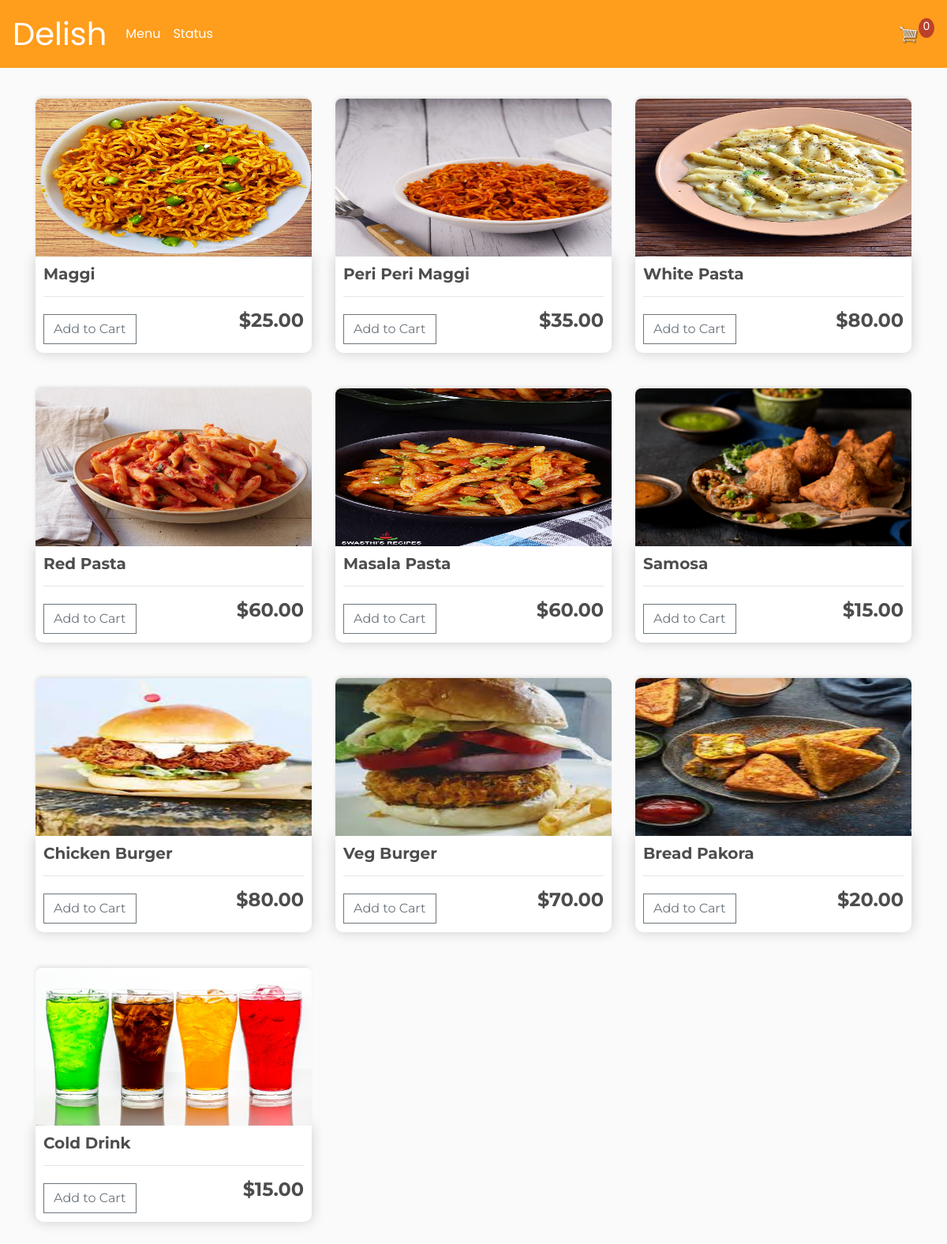
The app's page /, older data.
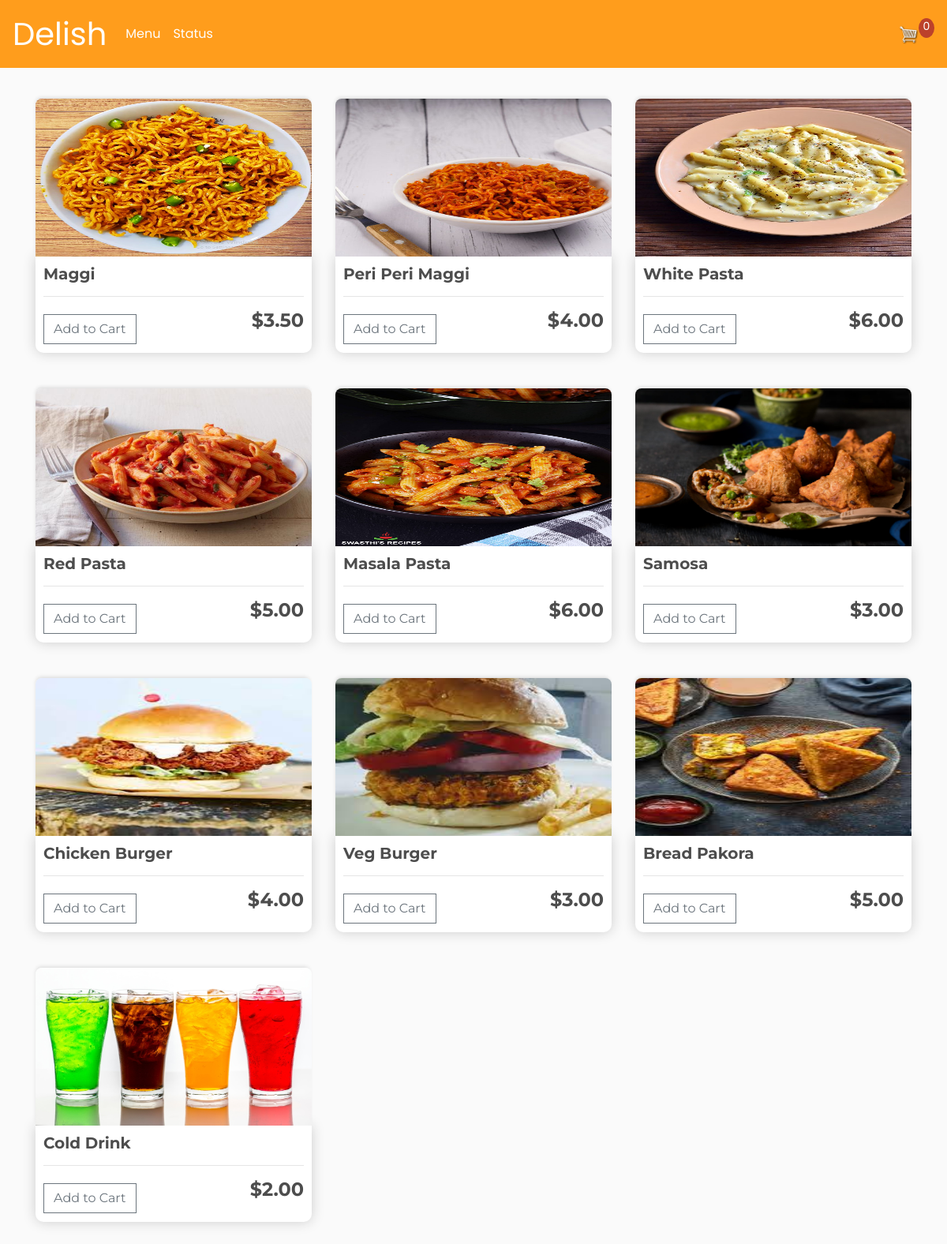
The same page, newer data.
### store/models.py (models this page shows, shortened)
class Product(models.Model):
	name = models.CharField(max_length=200)
	price = models.DecimalField(max_digits=7, decimal_places=2)
	digital = models.BooleanField(default=False,null=True, blank=True)
	image = models.ImageField(null=True, blank=True)
	@property
	def imageURL(self):
		try:
			url = self.image.url
		except:
			url = ''
		return url

### store/views.py (the view)
# urls.py: path('', include('store.urls')),
def store(request):
    data  = cartData(request)
    cartItems = data['cartItems']
    products = Product.objects.all()
    context = {"products":products, 'cartItems':cartItems}
    return render(request, 'store/store.html', context)

### store/utils.py (called while the page is built, shortened)
def cookieCart(request):
    try:
        cart = json.loads(request.COOKIES['cart'])
    except :
        cart = {}
    print('Cart: ',cart)
    items = []
    order = {'get_cart_total':0, 'get_cart_items':0, 'shipping':False}
    cartItems = order['get_cart_items']
    return {'cartItems':cartItems, 'order':order, 'items':items}

def cartData(request):
    if request.user.is_authenticated:
        customer = request.user.customer
        order, created = Order.objects.get_or_create(customer=customer, complete=False)
        items = order.orderitem_set.all()
        cartItems = order.get_cart_items
    else:
        cookieData = cookieCart(request)
        cartItems = cookieData['cartItems']
        order = cookieData['order']
        items = cookieData['items']
    return {'cartItems':cartItems, 'order':order, 'items':items}

### store/templates/store/store.html
{% extends 'store/main.html' %}
{% load static %}
{% block content %}
<div class="row">
{% for product in products %}
  <div class="col-lg-4">
    <img class="thumbnail" src="{{ product.imageURL }}">
      <div class="box-element product">
        <h6><strong>{{ product.name }}</strong></h6>
        <hr>
        <button data-product={{product.id}} data-action=add
           class="btn btn-outline-secondary add-btn update-cart">Add to Cart
        </button>
        <h4 style="display: inline-block; float: right">
          <strong>&#36;{{ product.price|floatformat:2 }}</strong>
        </h4>
      </div>
  </div>
{% endfor %}
</div>
{% endblock content %}

### store/templates/store/main.html (shortened to what this page needs)
<!DOCTYPE html>
{% load static %}
<html>
  <head>
    <link
      rel="stylesheet"
      href="https://stackpath.bootstrapcdn.com/bootstrap/4.4.1/css/bootstrap.min.css"
    />
    <link
      rel="stylesheet"
      type="text/css"
      href="{% static 'store/css/main.css' %}"
    />
  </head>
  <body>
    <nav class="navbar navbar-expand-lg navbar-dark bg-dark">
      <a class="navbar-brand" href="{% url 'store' %}">Delish</a>
      <div class="collapse navbar-collapse" id="navbarSupportedContent">
        <ul class="navbar-nav mr-auto">
          <li class="nav-item active">
            <a class="nav-link" href="{% url 'store' %}"
              >Menu <span class="sr-only">(current)</span></a
            >
          </li>
          <li class="nav-item active">
            <a class="nav-link" href="{% url 'status' %}"
              >Status <span class="sr-only">(current)</span></a
            >
          </li>
        </ul>
        <div class="form-inline my-2 my-lg-0">
          <a href="{% url 'cart' %}">
            <img id="cart-icon" src="{% static 'store/images/cart.png' %}" />
          </a>
          <p id="cart-total">{{ cartItems }}</p>
        </div>
      </div>
    </nav>
    <div class="container">
      <br />
      {% block content %} {% endblock content %}
    </div>
  </body>
</html>

### store/static/store/css/main.css (style rules this page uses)
body { background-color: hsl(0, 0%, 98%); }
h1,h2,h3,h4,h5,h6 { color:hsl(0, 0%, 30%); }
.box-element { box-shadow:hsl(0, 0%, 80%) 0 0 16px; background-color: #fff; border-radius: 4px; padding: 10px; font-family: 'Montserrat', sans-serif; }
.thumbnail { width: 100%; height: 200px; -webkit-box-shadow: -1px -3px 5px -2px rgba(214,214,214,1); -moz-box-shadow: -1px -3px 5px -2px rgba(214,214,214,1); box-shadow: -1px -3px 5px -2px rgba(214,214,214,1); border-radius: 8px 8px 0 0; }
.box-element.product h6 { font-size: 20px; }
.product { border-radius: 0 0 10px 10px; font-size: 30px; }
.bg-dark { background-color: #ff9d1c!important; }
.navbar-brand { font-family: 'Poppins', sans-serif;; font-size: 40px; }
.nav-link { font-family: 'Poppins', sans-serif; font-size: 16px; }
#cart-icon { width:25px; display: inline-block; margin-left: 15px; }
#cart-total { display: block; text-align: center; color:#fff; background-color: #BC412B; width: 20px; height: 25px; border-radius: 50%; font-size: 14px; font-family: 'Poppins', sans-serif; }
.col-lg-4, .col-lg-6, .col-lg-8, .col-lg-12 { margin-top: 15px; margin-bottom: 30px; }
.btn { border-radius: 0; font-family: 'Montserrat', sans-serif; }

Row changes from the older to the newer data that the page shows:
changed Product "Maggi": price "25.00" → "3.50"
changed Product "Peri Peri Maggi": price "35.00" → "4.00"
changed Product "White Pasta": price "80.00" → "6.00"
changed Product "Red Pasta": price "60.00" → "5.00"
changed Product "Masala Pasta": price "60.00" → "6.00"
changed Product "Samosa": price "15.00" → "3.00"
changed Product "Chicken Burger": price "80.00" → "4.00"
changed Product "Veg Burger": price "70.00" → "3.00"
changed Product "Bread Pakora": price "20.00" → "5.00"
changed Product "Cold Drink": price "15.00" → "2.00"
